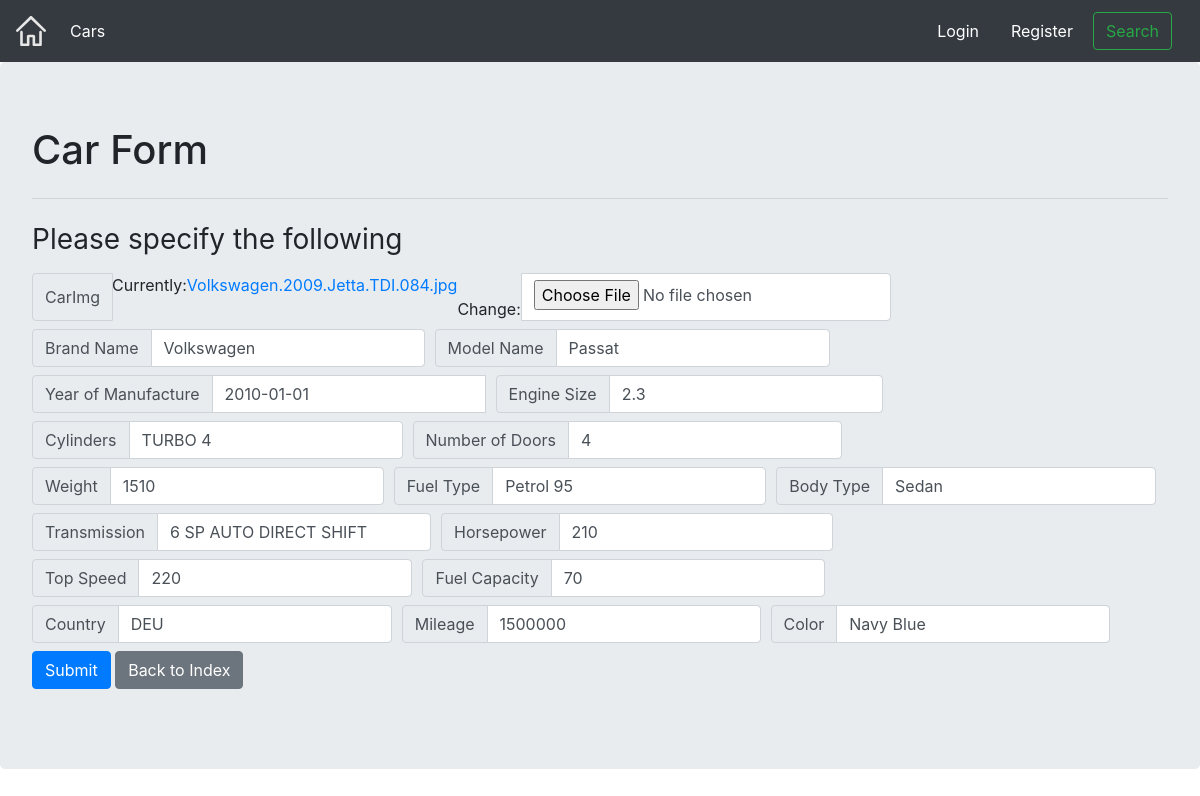
Page /cars/model/2/ on the committed database.
### cars/models.py (models this page shows, shortened)
class CarModel(models.Model):
    CarImg = models.ImageField(upload_to='media', default='media/default.jpg')
    CarBrand = models.CharField(max_length=5000)
    Model = models.CharField(max_length=5000)
    Year = models.DateField('Year of Manufacture', default=datetime.now)
    Engine = models.FloatField(default=1.0)
    Cylinders = models.CharField(max_length=5000)
    DoorsNum = models.IntegerField(default=4)
    Weight = models.IntegerField(default=1000)
    Fuel = models.CharField(max_length=5000)
    BodyType = models.CharField(max_length=5000)
    Transmission = models.CharField(max_length=5000)
    HP = models.IntegerField(default=100)
    TopSpeed = models.IntegerField(default=220)
    FuelCapacity = models.IntegerField(default=50)
    Country = models.CharField(max_length=5000)
    Mileage = models.IntegerField(default=0)
    Color = models.CharField(max_length=5000)

### cars/views.py (the view)
# urls.py: url(r'^model/(?P<pk>[0-9]+)/$', views.CarUpdate.as_view(), name='cars-update'),
class CarUpdate(UpdateView):
    model = CarModel
    form_class = CarModelForm
    user = User

### cars/forms.py
class CarModelForm(forms.ModelForm):
    class Meta:
        model = CarModel
        fields = '__all__'
        labels = {
            'CarBrand': 'Brand Name',
            'Model': 'Model Name',
            'DoorsNum': 'Number of Doors',
            'BodyType': 'Body Type',
            'HP': 'Horsepower',
            'TopSpeed': 'Top Speed',
            'FuelCapacity': 'Fuel Capacity',
            'Fuel': 'Fuel Type',
            'Engine': 'Engine Size'
        }
    def __init__(self, *args, **kwargs):
        super(CarModelForm, self).__init__(*args, **kwargs)
        for field in self.fields:
            self.fields[field].widget.attrs.update({'class': 'form-control'})

### templates/cars/carmodel_form.html (shortened to what this page needs)
{% extends 'exterior.html' %}
{% load static %}
{% block login %}
        {% if user.is_authenticated %}
            <a class="nav-item nav-link" href="{% url 'accounts:profile' username=user.username %}" style="color: white; ">Welcome, {{ user.first_name }}</a>
        {% else %}
            <a class="nav-item nav-link" href="{% url 'accounts:login' %}" style="color: white; ">Login</a>
        {% endif %}
    {% endblock %}
    {% block logout %}
        {% if user.is_authenticated %}
            <a class="nav-item nav-link" href="{% url 'accounts:logout' %}" style="color: white; ">Logout</a>
        {% else %}
            <a class="nav-item nav-link" href="{% url 'accounts:register' %}" style="color:white;">Register</a>
        {% endif %}
    {% endblock %}
{% block content %}
    <body>
    <div class="jumbotron">
        <h1 class="display-5">Car Form</h1>
        <hr class="my-4">
      <form action="" method="post">
          <div>
              <div class="panel-body">
                  <h1 class="h3 mb-3 font-weight-normal"> Please specify the following</h1>
                  <div class="form-row align-items-center">
                      {% include 'cars/formtemplate.html' %}
                  </div>
              </div>
          </div>
          <button class="btn btn-primary" type="submit">Submit</button>
          <a class="btn btn-secondary" href="{% url 'cars:index' %}" role="button">Back to Index</a>
      </form>
    </div>
    </body>
{% endblock %}

### templates/cars/formtemplate.html (shortened to what this page needs)
{% for field in form %}
    <div class="col-auto">
        <div class="input-group mb-2">
            <div class="input-group-prepend">
                <div class="input-group-text">{{ field.label }}</div>
            </div>
            {{ field }}
        </div>
    </div>
{% endfor %}

### rows in the picture
CarModel: form "Volkswagen" "Passat" "2010-01-01" "2.3" "TURBO 4" "4" "1510" "Petrol 95" "Sedan" "6 SP AUTO DIRECT SHIFT" "210" "220" "70" "DEU" "1500000" "Navy Blue"

### other values in the picture
{{ field.label }} "CarImg" "Brand Name" "Model Name" "Year of Manufacture" "Engine Size" "Cylinders" "Number of Doors" "Weight" "Fuel Type" "Body Type" "Transmission" "Horsepower" "Top Speed" "Fuel Capacity" "Country" "Mileage" "Color"
